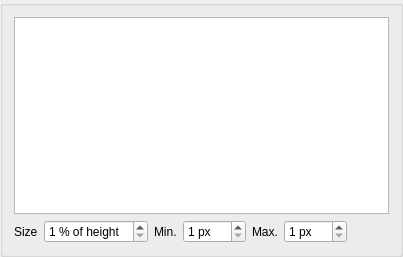
<?xml version="1.0" encoding="UTF-8"?>
<ui version="4.0">
 <class>ControlsThemeWidget</class>
 <widget class="QGroupBox" name="ControlsThemeWidget">
  <property name="geometry">
   <rect>
    <x>0</x>
    <y>0</y>
    <width>403</width>
    <height>257</height>
   </rect>
  </property>
  <layout class="QVBoxLayout" name="verticalLayout">
   <item>
    <widget class="QTreeWidget" name="tree">
     <property name="rootIsDecorated">
      <bool>false</bool>
     </property>
     <property name="itemsExpandable">
      <bool>false</bool>
     </property>
     <property name="headerHidden">
      <bool>true</bool>
     </property>
     <property name="expandsOnDoubleClick">
      <bool>false</bool>
     </property>
     <column>
      <property name="text">
       <string/>
      </property>
     </column>
    </widget>
   </item>
   <item>
    <widget class="QWidget" name="preview_size_widget" native="true">
     <layout class="QHBoxLayout" name="horizontalLayout">
      <property name="leftMargin">
       <number>0</number>
      </property>
      <property name="topMargin">
       <number>0</number>
      </property>
      <property name="rightMargin">
       <number>0</number>
      </property>
      <property name="bottomMargin">
       <number>0</number>
      </property>
      <item>
       <widget class="QLabel" name="label">
        <property name="text">
         <string>Size</string>
        </property>
       </widget>
      </item>
      <item>
       <widget class="QSpinBox" name="preview_size">
        <property name="suffix">
         <string> % of height</string>
        </property>
        <property name="minimum">
         <number>1</number>
        </property>
        <property name="maximum">
         <number>50</number>
        </property>
       </widget>
      </item>
      <item>
       <widget class="QLabel" name="label_2">
        <property name="text">
         <string>Min.</string>
        </property>
       </widget>
      </item>
      <item>
       <widget class="QSpinBox" name="preview_min">
        <property name="suffix">
         <string> px</string>
        </property>
        <property name="minimum">
         <number>1</number>
        </property>
        <property name="maximum">
         <number>999</number>
        </property>
       </widget>
      </item>
      <item>
       <widget class="QLabel" name="label_3">
        <property name="text">
         <string>Max.</string>
        </property>
       </widget>
      </item>
      <item>
       <widget class="QSpinBox" name="preview_max">
        <property name="suffix">
         <string> px</string>
        </property>
        <property name="minimum">
         <number>1</number>
        </property>
        <property name="maximum">
         <number>999</number>
        </property>
       </widget>
      </item>
      <item>
       <spacer name="horizontalSpacer">
        <property name="orientation">
         <enum>Qt::Horizontal</enum>
        </property>
        <property name="sizeHint" stdset="0">
         <size>
          <width>0</width>
          <height>20</height>
         </size>
        </property>
       </spacer>
      </item>
     </layout>
    </widget>
   </item>
  </layout>
 </widget>
 <resources/>
 <connections/>
</ui>
